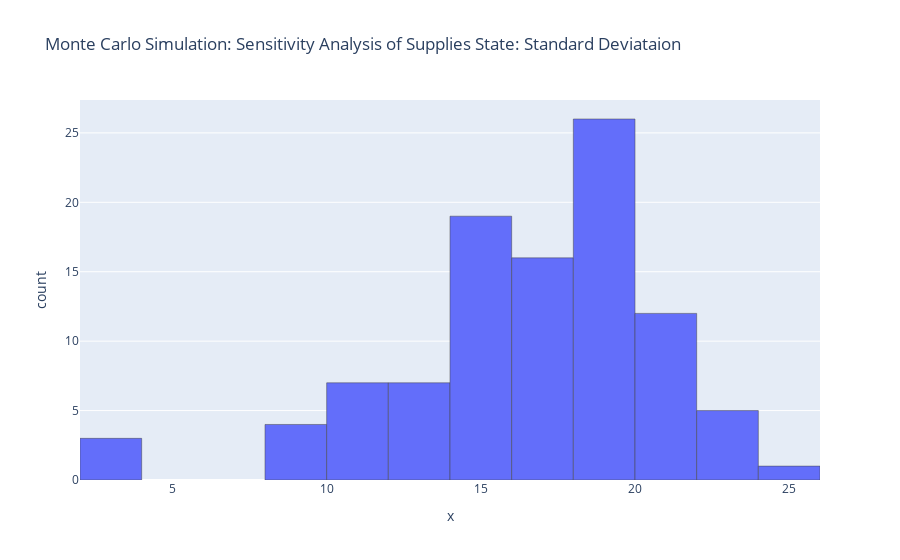

Notebook source saved alongside this figure:
### Code cell
#fig_s = px.histogram(x=results_std, nbins=20, title='Monte Carlo Simulation: Sensitivity Analysis of Supplies State: Standard Deviataion')
#make the bars thinner
#fig_s.update_traces(marker_line_width=0.5)
#fig.update_layout(bargap=0.2)
#fig_s.show()
plt.hist(results_std, bins=20)
plt.title('Monte Carlo Simulation: Sensitivity Analysis of Supplies State: Standard Deviataion')
plt.xlabel('Standard Deviation of Supplies State')
plt.show()

### Figure 1 — Plotly figure (JSON) as saved in the notebook; plotly's stock layout.template omitted (floating-point values rounded to 4 significant figures)
{"data": [{"alignmentgroup": "True", "bingroup": "x", "hovertemplate": "x=%{x}<br>count=%{y}<extra></extra>", "legendgroup": "", "marker": {"color": "#636efa", "line": {"width": 0.5}, "pattern": {"shape": ""}}, "name": "", "nbinsx": 20, "offsetgroup": "", "orientation": "v", "showlegend": false, "type": "histogram", "x": [16.82, 19.46, 13.6, 21.34, 16.83, 13.61, 14.72, 17.69, 18.43, 18.46, 14.3, 18.73, 3.868, 16.81, 16.17, 17.37, 16.92, 2.757, 16.08, 15.28, 19.64, 19.76, 15.68, 10.13, 17.91, 9.745, 15.77, 19.28, 14.15, 9.806, 17.74, 13.2, 18.3, 20.95, 16.56, 14.89, 22.87, 20.19, 13.35, 14.39, 12.22, 17.44, 20.4, 22.13, 18.27, 20.27, 20.31, 19.93, 13.14, 20.58, 14.2, 10.07, 16.42, 18.32, 11.56, 20.37, 14.21, 19.61, 23.51, 18.36, 14.59, 10.78, 14.15, 14.85, 14.29, 19.65, 20.13, 14.89, 14.88, 2.786, 18.38, 14.92, 18.53, 19.73, 22.18, 19.07, 20.37, 22.46, 18.51, 17.44, 19.33, 21.95, 18.61, 18.11, 11.97, 18.99, 16.75, 17.75, 15.98, 8.777, 19.38, 11.52, 21.97, 24.1, 13.81, 18.12, 14.12, 11.94, 19.03, 9.265], "xaxis": "x", "yaxis": "y"}], "layout": {"barmode": "relative", "legend": {"tracegroupgap": 0}, "title": {"text": "Monte Carlo Simulation: Sensitivity Analysis of Supplies State: Standard Deviataion"}, "xaxis": {"anchor": "y", "domain": [0, 1], "title": {"text": "x"}}, "yaxis": {"anchor": "x", "domain": [0, 1], "title": {"text": "count"}}}}
